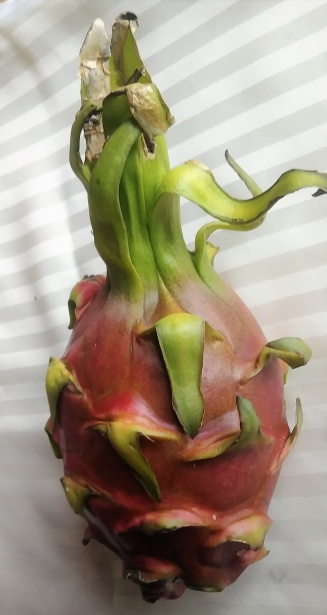
#> input picture images/fruit_dragon.jpg, 327 x 615 px, given in place of logo-tchopmygrinds.png, which was not available
$ python infographie.py
#> lines starting #> are read from the running program, lines starting #| are printed output that depends on the picture; pictures that were not available may be replaced by others from this repository, and a replacement may not be noted
from PIL import Image, ImageDraw, ImageFont
import textwrap

def get_max_font_size(text, max_width, font_file):
    """Trouve la taille maximale de police pour le texte donné."""
    font_size = 1
    font = ImageFont.truetype(font_file, font_size)
    while font.getlength(text) < max_width:
        font_size += 1
        font = ImageFont.truetype(font_file, font_size)
    return font_size - 1


def adjust_text_size(text, font, max_width, font_file):
    """Ajuste la taille de police pour s'adapter à la largeur maximale."""
    text_width = font.getlength(text)

    # Vérifie si le texte doit être redimensionné
    if text_width <= max_width:
        return font, text

    # Trouve la taille de police maximale pour le texte
    max_font_size = get_max_font_size(text, max_width, font_file)

    # Crée la police à partir de la taille maximale trouvée
    font = ImageFont.truetype(font_file, max_font_size)

    # Effectue un retour à la ligne automatique si nécessaire
    text = word_wrap(text, max_width, font)

    return font, text


def word_wrap(text, max_width, font):
    """Effectue un retour à la ligne automatique pour le texte donné."""
    words = text.split()
    lines = []
    current_line = words[0]
    for word in words[1:]:
        if font.getsize(current_line + ' ' + word)[0] <= max_width:
            current_line += ' ' + word
        else:
            lines.append(current_line)
            current_line = word
    lines.append(current_line)
    return '\n'.join(lines)

# Ce code permet de Redimensionner et recadrer une image à la taille spécifiée tout en maintenant les proportions d'origine
from PIL import Image

def resize_and_crop_image(image, size, crop_position='center'):
    # Vérification des arguments
    if not isinstance(image, Image.Image):
        raise ValueError("L'argument 'image' doit être un objet Image.")
    if not isinstance(size, tuple) or len(size) != 2 or not all(isinstance(dim, int) for dim in size):
        raise ValueError("L'argument 'size' doit être un tuple de deux entiers.")
    if crop_position not in ['center', 'top-left', 'top-right', 'bottom-left', 'bottom-right']:
        raise ValueError("L'argument 'crop_position' doit être 'center', 'top-left', 'top-right', 'bottom-left' ou 'bottom-right'.")

    # Calcul du ratio
    if image.height == 0:
        raise ValueError("La hauteur de l'image est nulle.")
    ratio = image.width / image.height

    # Calcul de la nouvelle taille en respectant le ratio
    new_ratio = size[0] / size[1]
    if ratio > new_ratio:
        new_size = (int(size[1] * ratio), size[1])
    else:
        new_size = (size[0], int(size[0] / ratio))

    # Redimensionnement de l'image
    resized_image = image.copy().resize(new_size)

    # Recadrage de l'image
    x_start, y_start = 0, 0
    x_end, y_end = size[0], size[1]
    if crop_position == 'center':
        x_start = (new_size[0] - size[0]) // 2
        y_start = (new_size[1] - size[1]) // 2
        x_end = x_start + size[0]
        y_end = y_start + size[1]
    elif crop_position == 'top-left':
        x_end = min(new_size[0], size[0])
        y_end = min(new_size[1], size[1])
    elif crop_position == 'top-right':
        x_start = max(0, new_size[0] - size[0])
        x_end = new_size[0]
        y_end = min(new_size[1], size[1])
    elif crop_position == 'bottom-left':
        x_end = min(new_size[0], size[0])
        y_start = max(0, new_size[1] - size[1])
        y_end = new_size[1]
    elif crop_position == 'bottom-right':
        x_start = max(0, new_size[0] - size[0])
        x_end = new_size[0]
        y_start = max(0, new_size[1] - size[1])
        y_end = new_size[1]
    cropped_image = resized_image.crop((x_start, y_start, x_end, y_end))

    return cropped_image

# Dimensions de l'image centrale
CENTER_IMAGE_WIDTH = 250
CENTER_IMAGE_HEIGHT = 250

# typologie texte
font_file = "DejaVuSansMono.ttf"
max_width = 300

palette_couleur = {'fonts':
                {'h1': {'font': ImageFont.truetype("DejaVuSansMono.ttf", 40), 'color': (0, 0, 0)},
                 'h2': {'font': ImageFont.truetype("DejaVuSansMono.ttf", 66), 'color': (0, 63, 100)},
                 'h3': {'font': ImageFont.truetype("DejaVuSansMono.ttf", 66), 'color': (172, 213, 230)},
                 'p1': {'font': ImageFont.truetype("DejaVuSansMono.ttf", 30), 'color': (0, 0, 0)},
                 'p2': {'font': ImageFont.truetype("DejaVuSansMono.ttf", 30), 'color': (172, 213, 230)},
                 'p3': {'font': ImageFont.truetype("DejaVuSansMono.ttf", 45), 'color': (172, 213, 230)}},
                'colors': {'bg1': (255, 255, 255), 'bg2': (0, 63, 100), 'logoext': '-dark'}
                }

# Données sur le fruit du dragon
product_name = 'Fruit du dragon'
logo_titre = "Tchopmygrinds"
cooking_steps = [
    '1. Laver et couper le fruit en deux.',
    '2. Retirer la peau et couper la chair en morceaux.',
    '3. Ajouter du sucre et de l\'eau.',
    '4. Faire cuire pendant 30 minutes à feu moyen.',
    '5. Laisser refroidir et servir.'
]
health_benefits = {
    'Source de potassium': 'Contribue à une fonction musculaire normale.',
    'Source de vitamine C': 'Favorise le système immunitaire.',
    'Faible en calories': 'Peut aider à la gestion du poids.',
    'Source de fibres': 'Favorise la digestion.',
    'Riche en antioxydants': 'Peut aider à réduire l\'inflammation.'
}
fun_facts = [
    'Le fruit du dragon est également connu sous le nom de pitahaya.',
    'Il est originaire d\'Amérique centrale et d\'Amérique du Sud.',
    'Le fruit est souvent utilisé en cuisine asiatique pour ajouter de la couleur et de la saveur.'
]

# Chargement du logo de l'entreprise
logo_image = Image.open('images/logo-tchopmygrinds.png')
#> logo_image is the input picture: PIL image 327x615 RGB; mean R, G, B 162.6, 150.6, 131.4
logo_update = resize_and_crop_image(logo_image, (100, 100))
company_image = Image.new('RGB', (100, 100), palette_couleur['colors']['bg1'])
#> company_image: PIL image 100x100 RGB; every value is 255
company_image_draw = ImageDraw.Draw(company_image)
company_image_font = ImageFont.truetype('DejaVuSansMono.ttf', 15)
company_image_draw.text((45, 10), logo_titre, fill=palette_couleur['fonts']['h1']['color'], font=company_image_font, anchor='ms')

# Chargement de l'image du fruit du dragon
product_image = Image.open('images/fruit_dragon.jpg')
product_image = resize_and_crop_image(product_image, (CENTER_IMAGE_WIDTH, CENTER_IMAGE_HEIGHT))
#> call 2 of resize_and_crop_image, with size = (250, 250), crop_position = 'center'
#> in resize_and_crop_image (call 2), `cropped_image = resized_image.crop((x_start, y_start, x_end, y_end))`:
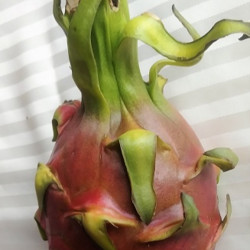
#> cropped_image: PIL image 250x250 RGB; mean R, G, B 166.7, 152.5, 125.6
center_image = Image.new('RGB', (CENTER_IMAGE_WIDTH, CENTER_IMAGE_HEIGHT), palette_couleur['colors']['bg1'])
#> center_image: PIL image 250x250 RGB; every value is 255
center_image.paste(product_image, (0, 0))
center_image_draw = ImageDraw.Draw(center_image)
center_image_font = ImageFont.truetype('DejaVuSansMono.ttf', 40)
center_image_draw.text((CENTER_IMAGE_WIDTH // 2, CENTER_IMAGE_HEIGHT + 20), product_name, fill=palette_couleur['fonts']['h1']['color'], font=center_image_font, anchor='ms')

# Création des étapes de cuisson
cooking_steps_image = Image.new('RGB', (400, 200), palette_couleur['colors']['bg1'])
#> cooking_steps_image: PIL image 400x200 RGB; every value is 255
cooking_steps_draw = ImageDraw.Draw(cooking_steps_image)
step_y = 50
for step in cooking_steps:
    font_size = get_max_font_size(step, max_width, font_file)
    font = ImageFont.truetype(font_file, font_size)
    cooking_steps_font, cooking_text = adjust_text_size(step, font, max_width, font_file)
    cooking_steps_draw.text((30, step_y), step, fill=palette_couleur['fonts']['h2']['color'], font=cooking_steps_font, anchor='lm')
    step_y += 30
#> after the loop, step_y = 200

# Création des avantages pour la santé
health_benefits_image = Image.new('RGB', (750, 300), palette_couleur['colors']['bg1'])
#> health_benefits_image: PIL image 750x300 RGB; every value is 255
health_benefits_draw = ImageDraw.Draw(health_benefits_image)

benefit_y1 = benefit_y2 = 50
for benefit, description in health_benefits.items():
    #health_benefits_font = adjust_text_size(benefit, ImageFont.truetype("DejaVuSansMono.ttf", 20), 200)
    font_size = get_max_font_size(benefit, max_width, font_file)
    font = ImageFont.truetype(font_file, font_size)
    health_benefits_font, benefit_text = adjust_text_size(benefit, font, max_width, font_file)
    text_width = health_benefits_font.getlength(benefit_text)
    health_benefits_draw.text(((max_width - text_width) / 2, benefit_y1), "• " + benefit_text, fill=palette_couleur['fonts']['h1']['color'], font=health_benefits_font, anchor="lt")
    benefit_y1 += 40

    #health_benefits_font = adjust_text_size(description, ImageFont.truetype("DejaVuSansMono.ttf", 20), 200)
    font_size = get_max_font_size(description, max_width, font_file)
    font = ImageFont.truetype(font_file, font_size)
    health_benefits_font, description_text = adjust_text_size(description, font, max_width, font_file)
    text_width = health_benefits_font.getlength(description_text)
    health_benefits_draw.text((((max_width - text_width) / 2) + 350 , benefit_y2), description_text, fill=palette_couleur['fonts']['h1']['color'], font=health_benefits_font, anchor='lt')
    benefit_y2 += 40
#> this loop made 5 passes
#> (benefit_text, description_text) on passes 2 to 5: ('Source de vitamine C', 'Favorise le système immunitaire.'), ('Faible en calories', 'Peut aider à la gestion du poids.'), ('Source de fibres', 'Favorise la digestion.'), ('Riche en antioxydants', "Peut aider à réduire l'inflammation.")
#> benefit_text on pass 1: 'Source de potassium'
#> after the loop, benefit_y1 = 250; benefit_y2 = 250

# Création de l'image d'anecdotes
text = "Anecdotes sur le fruit du dragon"
anecdotes_image = Image.new('RGB', (max_width, 100), palette_couleur['colors']['bg1'])
#> anecdotes_image: PIL image 300x100 RGB; every value is 255
anecdotes_draw = ImageDraw.Draw(anecdotes_image)
font_size = get_max_font_size(text, max_width, font_file)
#> font_size = 18
font = ImageFont.truetype(font_file, font_size)
anecdotes_font, anectdotes_text = adjust_text_size(text, font, max_width, font_file)
#> anectdotes_text = 'Anecdotes sur le fruit du dragon'
text_width = anecdotes_font.getlength(text)
#> text_width = 291.2
anecdotes_draw.text(((max_width - text_width) / 2, 0), text, fill=palette_couleur['fonts']['h1']['color'], font=anecdotes_font, anchor='lt')


# Création des anecdotes
fun_facts_image = Image.new('RGB', (max_width, 50), palette_couleur['colors']['bg1'])
#> fun_facts_image: PIL image 300x50 RGB; every value is 255
fun_facts_draw = ImageDraw.Draw(fun_facts_image)
fun_y = 10
for fun in fun_facts:
    font_size = get_max_font_size(fun, max_width, font_file)
    font = ImageFont.truetype(font_file, font_size)
    fun_facts_font, fun_facts_text = adjust_text_size(fun, font, max_width, font_file)
    text_width = fun_facts_font.getlength(fun_facts_text)
    fun_facts_draw.text(((max_width - text_width) / 2, fun_y), fun_facts_text, fill=palette_couleur['fonts']['h1']['color'], font=fun_facts_font, anchor='lm')
    fun_y += 15
#> this loop made 3 passes
#> text_width on passes 1 to 3: 295.4, 295, 267.8
#> after the loop, fun_y = 55


# Assemblage des différentes parties de l'infographie
final_image = Image.new('RGB', (800, 800), palette_couleur['colors']['bg2'])
final_image.paste(logo_update, (10, 10))
final_image.paste(product_image, (300, 300))
final_image.paste(cooking_steps_image, (0, 250))
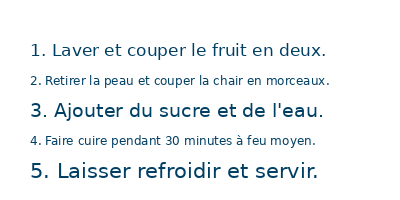
#> cooking_steps_image: PIL image 400x200 RGB; mean R, G, B 241.2, 244.6, 246.6
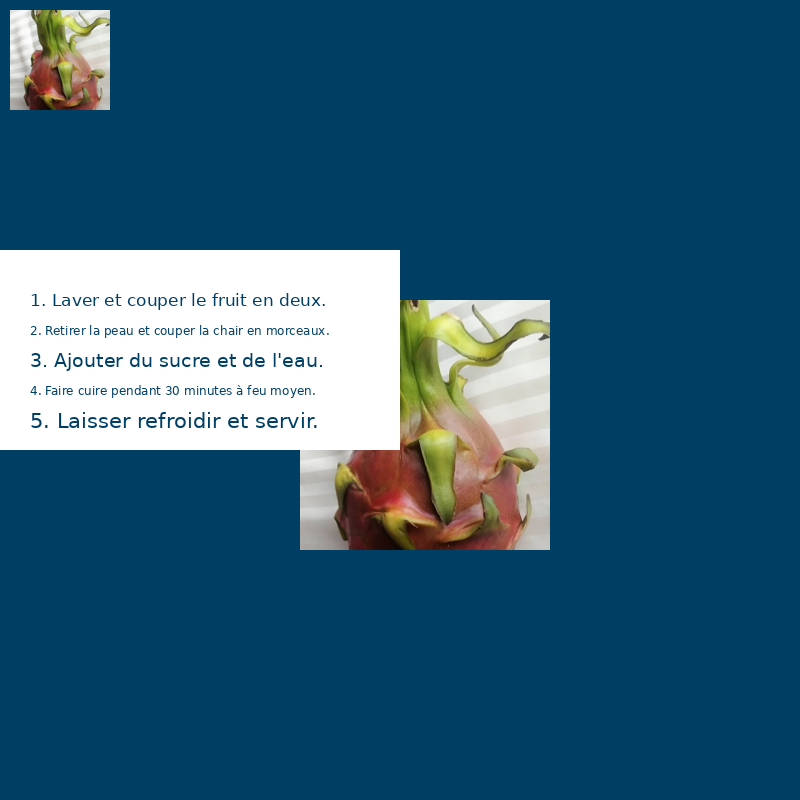
#> final_image: PIL image 800x800 RGB; mean R, G, B 44.8, 93.2, 119.9
final_image.paste(health_benefits_image, (25, 500))
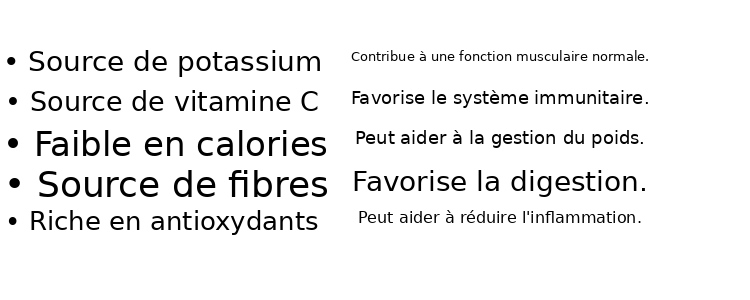
#> health_benefits_image: PIL image 750x300 RGB; min 0, max 255, mean 238.7
final_image.paste(anecdotes_image, (300, 100))
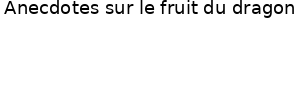
#> anecdotes_image: PIL image 300x100 RGB; min 0, max 255, mean 245.4
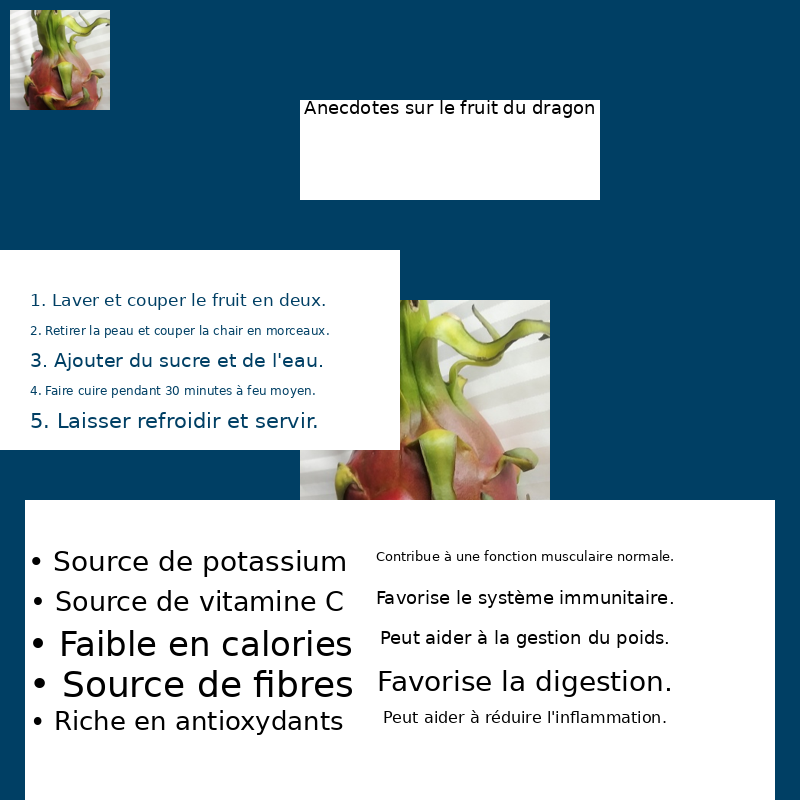
#> final_image: PIL image 800x800 RGB; mean R, G, B 137.7, 162.8, 175.8
final_image.paste(fun_facts_image, (300, 120))
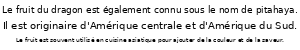
#> fun_facts_image: PIL image 300x50 RGB; min 0, max 255, mean 229.1

# Enregistrement de l'image finale
final_image.save('fruit_du_dragon.png')
